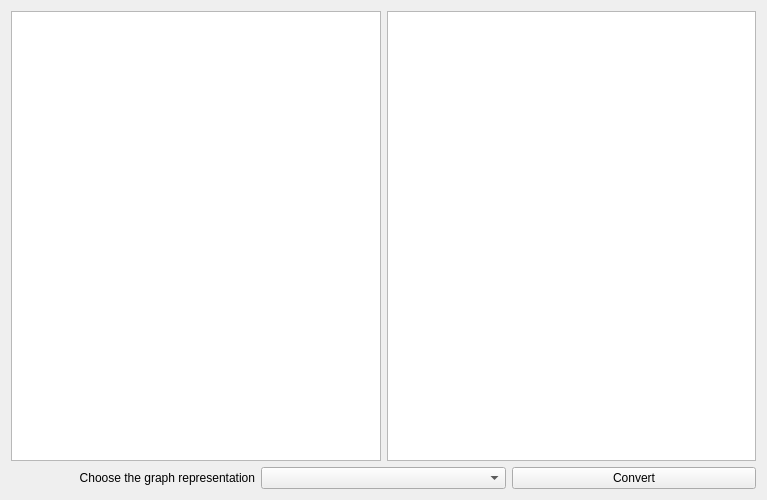
<?xml version="1.0" encoding="UTF-8"?>
<ui version="4.0">
 <class>MainWidget</class>
 <widget class="QWidget" name="MainWidget">
  <property name="geometry">
   <rect>
    <x>0</x>
    <y>0</y>
    <width>767</width>
    <height>500</height>
   </rect>
  </property>
  <property name="windowTitle">
   <string>Form</string>
  </property>
  <layout class="QGridLayout" name="gridLayout_2">
   <item row="0" column="0">
    <layout class="QGridLayout" name="gridLayout">
     <item row="0" column="0">
      <layout class="QGridLayout" name="gridLayout_4">
       <item row="1" column="0">
        <widget class="InputGraphicsView" name="inputGraphicsView">
         <property name="verticalScrollBarPolicy">
          <enum>Qt::ScrollBarAlwaysOff</enum>
         </property>
         <property name="horizontalScrollBarPolicy">
          <enum>Qt::ScrollBarAlwaysOff</enum>
         </property>
         <property name="transformationAnchor">
          <enum>QGraphicsView::AnchorViewCenter</enum>
         </property>
         <property name="resizeAnchor">
          <enum>QGraphicsView::NoAnchor</enum>
         </property>
        </widget>
       </item>
      </layout>
     </item>
     <item row="0" column="2">
      <layout class="QGridLayout" name="gridLayout_5">
       <item row="0" column="0">
        <widget class="QGraphicsView" name="outputGraphicsView"/>
       </item>
      </layout>
     </item>
    </layout>
   </item>
   <item row="1" column="0">
    <layout class="QGridLayout" name="gridLayout_3">
     <item row="0" column="0">
      <layout class="QHBoxLayout" name="horizontalLayout">
       <item>
        <widget class="QLabel" name="graphRepresentationLabel">
         <property name="text">
          <string>Choose the graph representation</string>
         </property>
         <property name="alignment">
          <set>Qt::AlignRight|Qt::AlignTrailing|Qt::AlignVCenter</set>
         </property>
        </widget>
       </item>
       <item>
        <widget class="QComboBox" name="graphRepresentationComboBox"/>
       </item>
       <item>
        <widget class="QPushButton" name="conversionButton">
         <property name="text">
          <string>Convert</string>
         </property>
        </widget>
       </item>
      </layout>
     </item>
    </layout>
   </item>
  </layout>
 </widget>
 <customwidgets>
  <customwidget>
   <class>InputGraphicsView</class>
   <extends>QGraphicsView</extends>
   <header>include/ui/inputgraphicsview.h</header>
  </customwidget>
 </customwidgets>
 <resources/>
 <connections/>
</ui>
